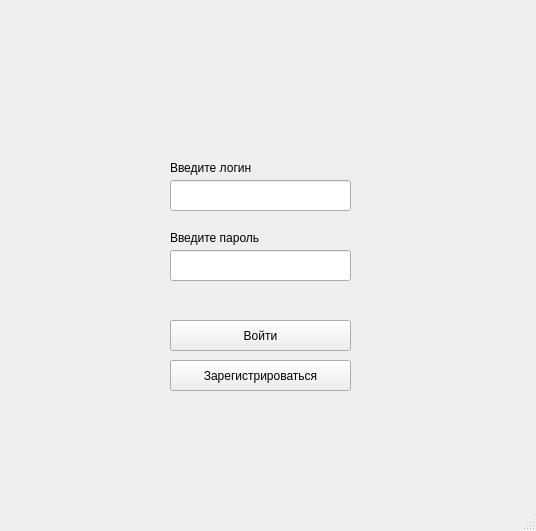
<?xml version="1.0" encoding="UTF-8"?>
<ui version="4.0">
 <class>MainWindow</class>
 <widget class="QMainWindow" name="MainWindow">
  <property name="geometry">
   <rect>
    <x>0</x>
    <y>0</y>
    <width>536</width>
    <height>531</height>
   </rect>
  </property>
  <property name="minimumSize">
   <size>
    <width>536</width>
    <height>531</height>
   </size>
  </property>
  <property name="maximumSize">
   <size>
    <width>536</width>
    <height>531</height>
   </size>
  </property>
  <property name="windowTitle">
   <string>Вход</string>
  </property>
  <widget class="QWidget" name="centralwidget">
   <widget class="QLineEdit" name="loginInput">
    <property name="geometry">
     <rect>
      <x>170</x>
      <y>180</y>
      <width>181</width>
      <height>31</height>
     </rect>
    </property>
   </widget>
   <widget class="QLineEdit" name="passwordInput">
    <property name="geometry">
     <rect>
      <x>170</x>
      <y>250</y>
      <width>181</width>
      <height>31</height>
     </rect>
    </property>
    <property name="frame">
     <bool>true</bool>
    </property>
    <property name="echoMode">
     <enum>QLineEdit::Password</enum>
    </property>
    <property name="clearButtonEnabled">
     <bool>false</bool>
    </property>
   </widget>
   <widget class="QLabel" name="labelPassword">
    <property name="geometry">
     <rect>
      <x>170</x>
      <y>230</y>
      <width>171</width>
      <height>16</height>
     </rect>
    </property>
    <property name="text">
     <string>Введите пароль</string>
    </property>
   </widget>
   <widget class="QLabel" name="labelLogin">
    <property name="geometry">
     <rect>
      <x>170</x>
      <y>160</y>
      <width>101</width>
      <height>16</height>
     </rect>
    </property>
    <property name="text">
     <string>Введите логин</string>
    </property>
   </widget>
   <widget class="QPushButton" name="signInPushButton">
    <property name="geometry">
     <rect>
      <x>170</x>
      <y>320</y>
      <width>181</width>
      <height>31</height>
     </rect>
    </property>
    <property name="text">
     <string>Войти</string>
    </property>
   </widget>
   <widget class="QPushButton" name="signUpPushButton">
    <property name="geometry">
     <rect>
      <x>170</x>
      <y>360</y>
      <width>181</width>
      <height>31</height>
     </rect>
    </property>
    <property name="text">
     <string>Зарегистрироваться</string>
    </property>
   </widget>
  </widget>
  <widget class="QStatusBar" name="statusBar"/>
 </widget>
 <resources/>
 <connections/>
</ui>
